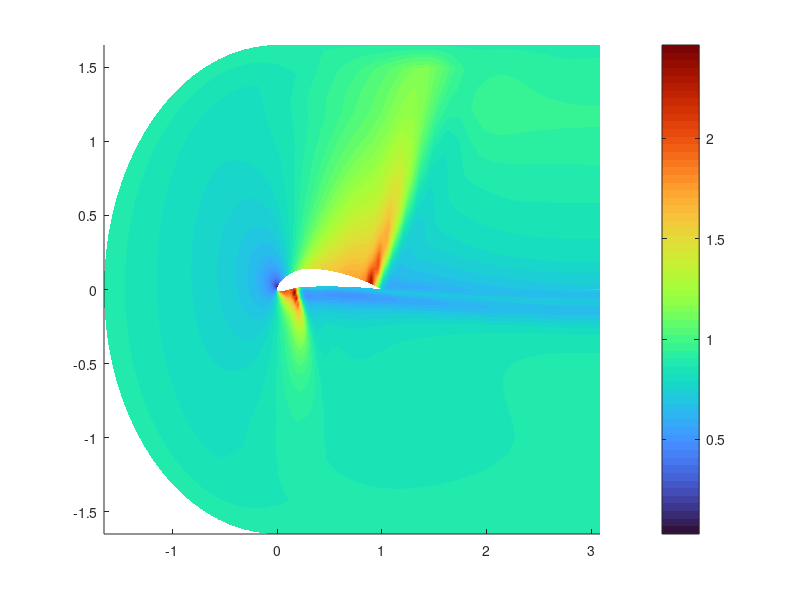

Reproduce this figure in MATLAB.
clc; clear; close all;
ni = 91;
nj = 38;
gamma = 1.4;

formatSpec = '%f';

fileID = fopen("results/Q0_mat.txt", "r");
Q0s = fscanf(fileID,formatSpec);
fclose(fileID);
for i = 1:nj
    Q0(i,:) = Q0s(1+(i-1)*ni:ni+(i-1)*ni);
end
Q0;

fileID = fopen("results/Q1_mat.txt", "r");
Q1s = fscanf(fileID,formatSpec);
fclose(fileID);
for i = 1:nj
    Q1(i,:) = Q1s(1+(i-1)*ni:ni+(i-1)*ni);
end
Q1;

fileID = fopen("results/Q2_mat.txt", "r");
Q2s = fscanf(fileID,formatSpec);
fclose(fileID);
for i = 1:nj
    Q2(i,:) = Q2s(1+(i-1)*ni:ni+(i-1)*ni);
end
Q2;

fileID = fopen("results/Q3_mat.txt", "r");
Q3s = fscanf(fileID,formatSpec);
fclose(fileID);
for i = 1:nj
    Q3(i,:) = Q3s(1+(i-1)*ni:ni+(i-1)*ni);
end
Q3;

fileID = fopen("results/x_mat.txt", "r");
xs = fscanf(fileID,formatSpec);
fclose(fileID);
for i = 1:nj
   x(i,:) = xs(1+(i-1)*ni:ni+(i-1)*ni);
end
x;

fileID = fopen("results/y_mat.txt", "r");
ys = fscanf(fileID,formatSpec);
fclose(fileID);
for i = 1:nj
    y(i,:) = ys(1+(i-1)*ni:ni+(i-1)*ni);
end
y;

u = Q1./Q0;
v = Q2./Q0;
p = (gamma - 1).*(Q3 - 0.5.*Q0.*(u.^2 + v.^2));
a = sqrt(gamma.*p./Q0);
M = sqrt(u.^2 + v.^2)./a;

hold all
contourf(x, y, M, 300, "LineStyle","none");
colorbar;
colormap("turbo");

% quiver(x, y, u, v, "Color", "#FFFFFF");

% 
% plot(x(:,end), y(:,end),'-','Color',"#7E2F8E")
% plot(x(:,1), y(:,1),'-m')
% plot(x(end,:), y(end,:),'-r')
% plot(x(1,:), y(1,:),'-k')
% 
% for i = 2:(length(x(1,:))-1)
%     plot(x(:,i), y(:,i),'-k')%,'Color',"#0072BD")
% end
% for i = 2:(length(x(:,1))-1)
%     plot(x(i,:), y(i,:),'-k')%,'Color',"#0072BD")
% end